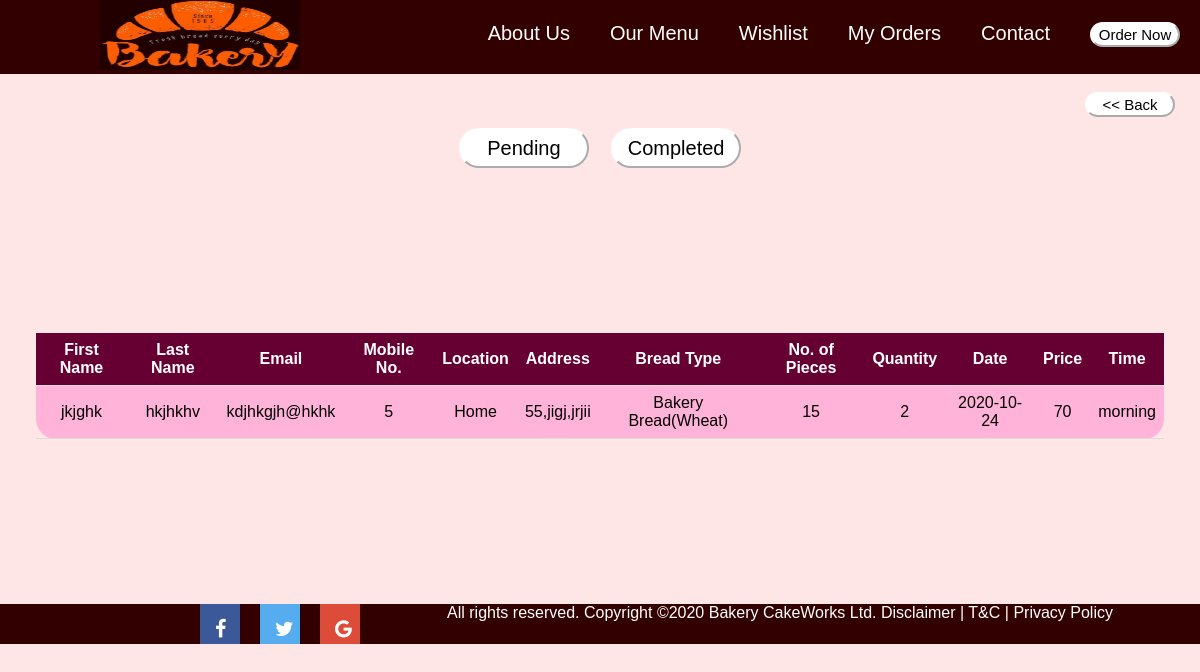
Screenshot of /completedbreadorders.php with the database file from the repository.
### tables this page shows
CREATE TABLE `breadorders` (
  `id` int(11) NOT NULL,
  `fn` varchar(200) NOT NULL,
  `ln` varchar(200) NOT NULL,
  `email` varchar(200) NOT NULL,
  `mobile` int(10) NOT NULL,
  `at` varchar(200) NOT NULL,
  `houseno` int(10) NOT NULL,
  `street` varchar(200) NOT NULL,
  `city` varchar(200) NOT NULL,
  `type` varchar(200) NOT NULL,
  `pieces` int(10) NOT NULL,
  `quantity` int(10) NOT NULL,
  `day` date NOT NULL,
  `time` varchar(200) NOT NULL,
  `price` int(11) DEFAULT NULL,
  `status` int(11) DEFAULT NULL
);

### completedbreadorders.php (the view, shortened to what this page needs)
<!DOCTYPE html>
<html>
<?php
include "connect.php";
?>
<head>
<link rel="stylesheet" href="https://cdnjs.cloudflare.com/ajax/libs/font-awesome/4.7.0/css/font-awesome.min.css">
</head>
<body bgcolor="#ffe6e6">
<div class="topnav" id="myTopnav">
  <img src ="images/logo.jpg" style="width:200px;height:70px;margin-left: 100px;">
  <a><form action="veg.html" >
      <button class="btn"> Order Now</button>
      </form></a>
  <a href="contact.php"> Contact </a>
  <a href="order1.php"> My Orders  </a>
  <a href="wishlist.php"> Wishlist  </a>
  <a href="index.php"> Our Menu </a>
  <a href="about.php"> About Us </a>
</div>
<br>
<div class="container">
  <a href="order1.php"><button class="btn" style="float: right;margin-right: 25px;"> << Back </button></a>
<div class="row">
  <br><br>
  <a href="pendingbreadorders.php"><button class="btn1"> Pending</button></a>&nbsp;&nbsp;&nbsp;&nbsp;
  <a href="completedbreadorders.php"><button class="btn1" > Completed</button></a>
  <br><br>
              <div class="box">
                <table>
                <thead>
                <tr>
                  <th>First Name</th>
                  <th>Last Name</th>
                  <th>Email</th>
                  <th>Mobile No.</th>
                  <th>Location</th>
                  <th>Address</th>
                  <th>Bread Type</th>
                  <th>No. of Pieces</th>
                  <th>Quantity</th>
                  <th>Date</th>
                  <th>Price</th>
                  <th>Time</th>
                </thead>
                <tbody>
                      <?php
                      $query="select * from breadorders where status=1";
                      $result=mysqli_query($conn, $query);
                      if ($result) {
                      while ($object = $result->fetch_object())
                      {
                      echo "<tr>
                        <td>".$object->fn."</td>
                        <td>".$object->ln."</td>
                        <td>".$object->email."</td>
                        <td>".$object->mobile."</td>
                        <td>".$object->at."</td>
                        <td>".$object->houseno.",".$object->street.",".$object->city."</</td>
                        <td>".$object->type."</td>
                        <td>".$object->pieces."</td>
                        <td>".$object->quantity."</td>
                        <td>".$object->day."</td>
                        <td>".$object->price."</td>
                        <td>".$object->time."</td>
                      </tr>";
                      }
                      }
                      else {
                      echo "Error : ".mysqli_error();
                      }
                      ?>
                </tbody>
              </table>
              </div>
            </div>
  <br>
</div>
<div class="footer">
  <a style="float: left; margin-left: 200px;"class="fa fa-facebook"></a>
  <a style="float: left;  margin-left: 20px;"class="fa fa-twitter"></a>
<a style="float: left; margin-left: 20px; "class="fa fa-google"></a>
  <font class="foot">All rights reserved. Copyright ©2020 Bakery CakeWorks Ltd. Disclaimer | T&C | Privacy Policy</font>
  </div>
</body>
</html>

### completedbreadorders.php (style rules this page uses)
body { margin: 0; font-family: Arial, Helvetica, sans-serif; }
.topnav { overflow: hidden; background-color: #330000; }
.topnav a { float: right; display: block; text-align: center; padding: 22px 20px; text-decoration: none; color: white; font-size:20px; }
.btn { background-color: white; border-color: white; border-radius: 20px; width:90px; height: 25px; font-size: 15px; color:black; }
.row { max-width:100%; }
.box { height:400px; border-radius: 30px; align-content: center; margin-left: 3%; margin-right: 3%; overflow: auto; }
.container { position: center; text-align: center; color: white; }
.btn1 { background-color: white; border-color: white; border-radius: 20px; width:130px; height: 40px; font-size: 20px; color:black; }
.footer { background: #330000; height: 40px; width: 100%; left: 0; bottom: 0; color: white; text-align: center; }
.foot { font-size: 16px; color: white; text-align:center; margin-top: 5px; padding: 15px; }
.fa { padding: 15px; font-size: 20px; width: 10px; height: 10px; text-align: left; text-decoration: none; }
.fa-facebook { background: #3B5998; color: white; }
.fa-google { background: #dd4b39; color: white; }
.fa-twitter { background: #55ACEE; color: white; }
table { border-collapse: collapse; width: 100%; background-color: #ffb3d9; border-radius: 20px; }
td { padding: 8px; text-align: center; border-bottom: 1px solid #ddd; color :black; }
th { background-color: #660033; padding: 8px; text-align: center; border-bottom: 1px solid #ddd; color :white; }

### rows the page displays
breadorders: fn "jkjghk", ln "hkjhkhv", email "kdjhkgjh@hkhk", mobile "5", at "Home", houseno "55", street "jigj", city "jrjii", type "Bakery Bread(Wheat)", pieces "15", quantity "2", day "2020-10-24", price "70", time "morning"
